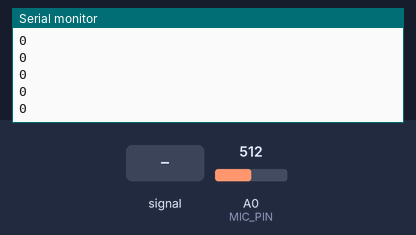
Simulated run of this sketch. Board: Arduino Zero (SAMD21). Shown: the last lines printed to the serial monitor. The inputs (shaded band) are chosen by the test bench; at power-on: A0 (MIC_PIN) = 512 (analog values on the 0–1023 scale).

Above: at 1.2 s.
1.3 s: A0 (MIC_PIN) fed a 200 Hz sine of ±81 counts around its level
At 1.31 s:
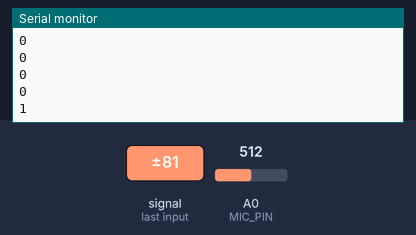
2.8 s: A0 (MIC_PIN) set to 716
At 2.81 s:
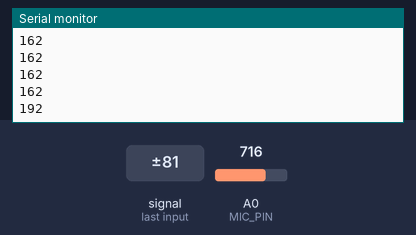
4.3 s: A0 (MIC_PIN) fed a 1000 Hz sine of ±255 counts around its level
At 4.31 s:
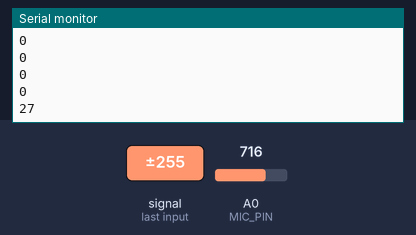
5.8 s: A0 (MIC_PIN) set to 1023
At 5.81 s:
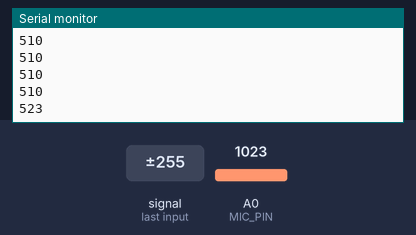
Timing chart, 0 to 8.3 s (numbered marks = the images above; inputs shaded):
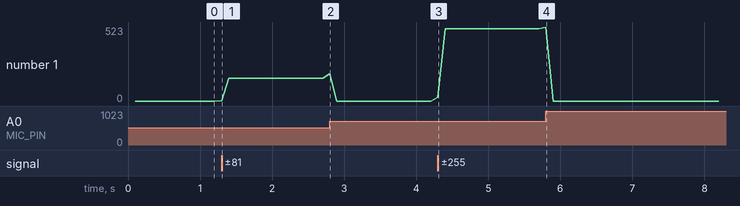

Measured:
- after the input at 1.3 s, the serial monitor: prints a new line at once (image 1)
- after the input at 2.8 s, the serial monitor: prints a new line at once (image 2)
- after the input at 4.3 s, the serial monitor: prints a new line at once (image 3)
- after the input at 5.8 s, the serial monitor: prints a new line at once (image 4)
- plotted number 1: 0 → 162 after the input at 1.3 s, 0 → 510 after the input at 4.3 s

The sketch:

hw11_v4.ino
```cpp
// Based on neopixel template code

#define MIC_PIN          A0

const unsigned int SAMPLEWINDOW = 25;   // sample for 25ms
const unsigned int NUMWINDOWS = 4;     // repeat 4 times and average

void setup() {
  Serial.begin(9600);
  analogReadResolution(10);
}

void loop() {
  int total = 0;
  for (int i = 0; i < NUMWINDOWS; i++)
  {
    // init
    unsigned long startMillis = millis(); // Start of sample window
    int peakToPeak = 0;   // peak-to-peak level
    int signalMax = 0;
    int signalMin = 1024;

    // collect sample window
    while (millis() - startMillis < SAMPLEWINDOW)
    {
      int sample = analogRead(A0);   //reading DC pin from pin A0
      if (sample < 1024)  // toss out spurious readings
      {
        if (sample > signalMax)
        {
          signalMax = sample;  // save just the max levels
        }
        else if (sample < signalMin)
        {
          signalMin = sample;  // save just the min levels
        }
      }
    }
    peakToPeak = signalMax - signalMin;  // max - min = peak-peak amplitude
    total += peakToPeak;
  }
  Serial.println(total / NUMWINDOWS);
}
```
